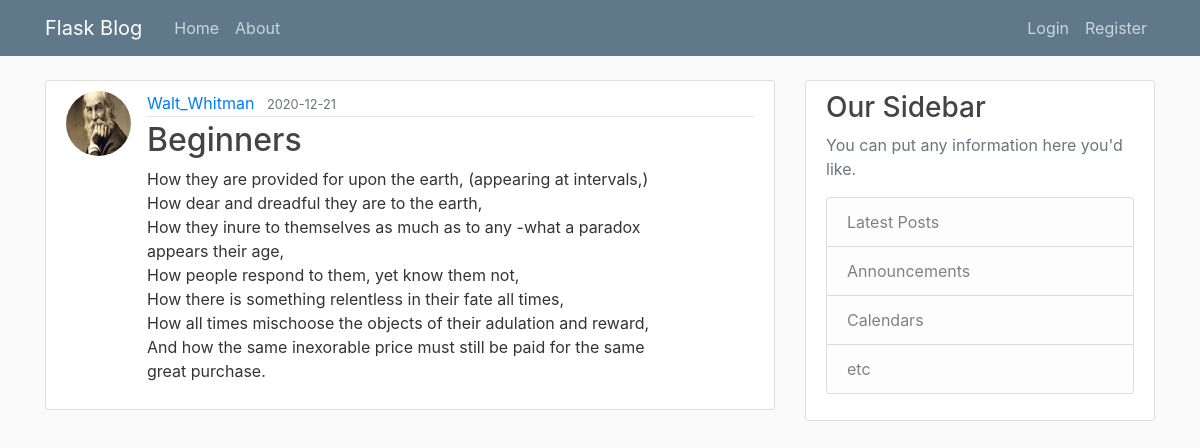
The page /post/29 on the database its author committed.
### flaskblog/models.py (models this page shows, shortened)
class User(db.Model, UserMixin):
    id = db.Column(db.Integer, primary_key=True)
    username = db.Column(db.String(20), unique=True, nullable=False)
    email = db.Column(db.String(120), unique=True, nullable=False)
    image_file = db.Column(db.String(20), nullable=False, default='default.jpg')
    password = db.Column(db.String(60), nullable=False)
    posts = db.relationship('Post', backref='author', lazy=True)

class Post(db.Model):
    id = db.Column(db.Integer, primary_key=True)
    title = db.Column(db.String(100), nullable=False)
    date_posted = db.Column(db.DateTime, nullable=False, default=datetime.utcnow)
    content = db.Column(db.Text, nullable=False)
    user_id = db.Column(db.Integer, db.ForeignKey('user.id'), nullable=False)

### flaskblog/posts/routes.py (the view)
@posts.route("/post/<int:post_id>")
def post(post_id):
    post = Post.query.get_or_404(post_id)
    return render_template('post.html', title=post.title, post=post)

### flaskblog/templates/post.html (shortened to what this page needs)
{% extends "base.html" %}
{% block content %}
  <article class="media content-section">
    <img class="rounded-circle article-img" src="{{ url_for('static', filename='profile_pics/' + post.author.image_file) }}">
    <div class="media-body">
      <div class="article-metadata">
        <a class="mr-2" href="{{ url_for('users.user_posts', username=post.author.username) }}">{{ post.author.username }}</a>
        <small class="text-muted">{{ post.date_posted.strftime('%Y-%m-%d') }}</small>
      </div>
      <h2 class="article-title">{{ post.title }}</h2>
      <p class="article-content">{{ post.content }}</p>
    </div>
  </article>
{% endblock content %}

### flaskblog/static/main.css (style rules this page uses)
body { background: #fafafa; color: #333333; margin-top: 5rem; }
h1, h2, h3, h4, h5, h6 { color: #444444; }
.content-section { background: #ffffff; padding: 10px 20px; border: 1px solid #dddddd; border-radius: 3px; margin-bottom: 20px; }
.article-title { color: #444444; }
.article-content { white-space: pre-line; }
.article-img { height: 65px; width: 65px; margin-right: 16px; }
.article-metadata { padding-bottom: 1px; margin-bottom: 4px; border-bottom: 1px solid #e3e3e3 }

### rows shown on the page
User: image_file (picture), author.username "Walt_Whitman"
Post: date_posted "2020-12-21", title "Beginners", content "How they are provided for upon the earth, (appearing at intervals,) How dear and dreadful they are to the earth, How they inure to themselves as much as to any -what a paradox appears their age, How people respond to them, yet know them not, How there is something relentless in their fate all times, How all times mischoose the objects of their adulation and reward, And how the same inexorable price must still be paid for the same great purchase."
